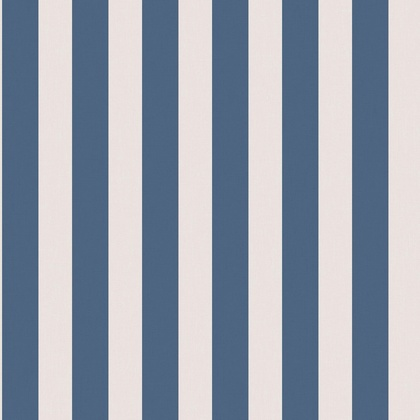
%> input picture rayure.jpg, 420 x 420 px, shrunk from 1110 x 1110 before the run
$ octave periodeDetection.m   (GNU Octave 9; MATLAB toolbox functions it lacks are replaced by stand-ins)
%> lines starting %> are read from the running program, lines starting %| are printed output that depends on the picture; in (x1, y1, x2, y2) boxes, pixels count from 0 and x2, y2 are one past the last pixel; in counts of white or black regions, pixels touching at a corner belong together; the program's own positions count from 1
### transposeMorpho.m
function Xt = transposeMorpho(X)
	Xt = flipud(fliplr(X));
endfunction

### myErode.m
function Xb = myErode(X,b)
bt = transposeMorpho(b);
Xb = minkowskiSub(X,bt);
endfunction

### minkowskiSub.m
function Xb = minkowskiSub(X,b)
	L = size(X,1);
	C = size(X,2);
	lb = size(b,1);
	cb = size(b,2);
	Xb = logical(zeros(L+lb,C+cb));
	tmp = logical(zeros(L+lb,C+cb));
	condFirst = true;
	for i=1:lb
		for j=1:cb
			if(b(i,j)==1)
				if(condFirst)
					Xb(i:i+L-1,j:j+C-1) = X;
					condFirst = false;
				else
					tmp(i:i+L-1,j:j+C-1) = X;
					Xb = and(Xb,tmp);
					tmp(:) = 0;
				endif
			endif
		endfor
	endfor
	Xb = Xb((floor(lb/2)+1):(L+floor(lb/2)),(floor(cb/2)+1):(C+floor(cb/2)));
endfunction

### covarianceMorpho.m
function y = covarianceMorpho(X,n)
	b = [1 zeros(1,n) 1];
	Eb = myErode(X,b);
	%imshow(double(Eb))
	y = sum(double(Eb(:)))/sum(double(X(:)));
endfunction

### periodeDetection.m
clc
clear all
close all


%dilatation liee a la carte de distance
rayure = imread('rayure.jpg');
%> rayure is the input picture: size 420x420x3 uint8; mean R, G, B 152.7, 160.7, 174

rayure = rgb2gray(rayure)/255.0;
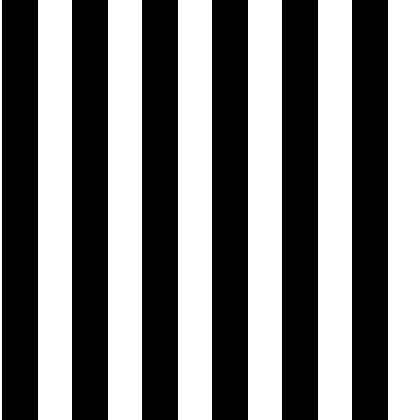
%> rayure: size 420x420 uint8; values 0 (black) and 1 (white), 48.6% white; 7 white regions, largest, box (x1, y1, x2, y2) and area: (38, 0, 72, 420) 14280, (108, 0, 142, 420) 14280, (178, 0, 212, 420) 14280
rayure = rayure>mean(rayure(:));
rayure = rayure(1:4:end,1:4:end);
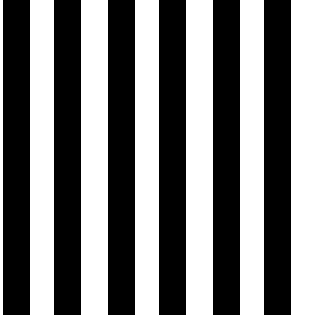
%> rayure: size 105x105 logical (shown 3 times larger); 48.6% white; 7 white regions, largest, box (x1, y1, x2, y2) and area: (27, 0, 36, 105) 945, (62, 0, 71, 105) 945, (10, 0, 18, 105) 840

y = [];
for n=0:size(rayure,2)
	y = [y covarianceMorpho(rayure,n)];
end
%> this loop made 106 passes
%> y on passes 1 to 11: 0.863, [0.863 0.745], [0.863 0.745 0.627], [0.863 0.745 0.627 0.51], [0.863 0.745 0.627 0.51 0.392], [0.863 0.745 0.627 0.51 0.392 0.275], [0.863 0.745 0.627 0.51 0.392 0.275 0.157], [0.863 0.745 0.627 0.51 0.392 0.275 0.157 0.0392], [0.863 0.745 0.627 0.51 0.392 0.275 0.157 0.0392 0], [0.863 0.745 0.627 0.51 0.392 0.275 0.157 0.0392 0 0.118], 0.216
%> pass 1, in myErode, `Xb = minkowskiSub(X,bt);`:
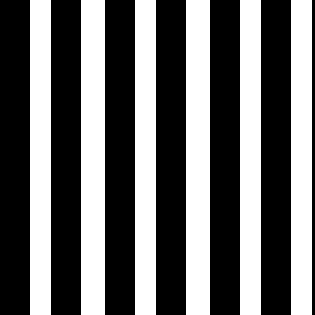
%> Xb: size 105x105 logical (shown 3 times larger); 41.9% white; 6 white regions, box (x1, y1, x2, y2) and area: (27, 0, 35, 105) 840, (62, 0, 70, 105) 840, (10, 0, 17, 105) 735, (45, 0, 52, 105) 735, (80, 0, 87, 105) 735, (97, 0, 104, 105) 735
%> pass 2, in myErode (call 2), `Xb = minkowskiSub(X,bt);`:
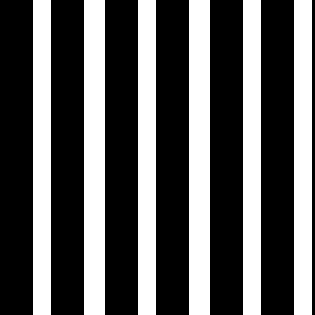
%> Xb: size 105x105 logical (shown 3 times larger); 36.2% white; 6 white regions, box (x1, y1, x2, y2) and area: (28, 0, 35, 105) 735, (63, 0, 70, 105) 735, (11, 0, 17, 105) 630, (46, 0, 52, 105) 630, (81, 0, 87, 105) 630, (98, 0, 104, 105) 630
%> pass 3, in myErode (call 3), `Xb = minkowskiSub(X,bt);`:
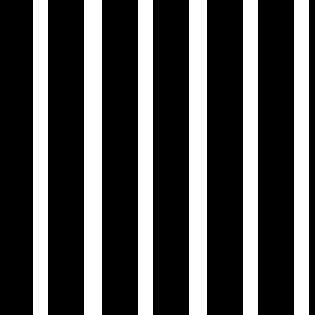
%> Xb: size 105x105 logical (shown 3 times larger); 30.5% white; 6 white regions, box (x1, y1, x2, y2) and area: (28, 0, 34, 105) 630, (63, 0, 69, 105) 630, (11, 0, 16, 105) 525, (46, 0, 51, 105) 525, (81, 0, 86, 105) 525, (98, 0, 103, 105) 525
%> after the loop, y = 106 values, max 0.863 at index 1, min 0 at index 9, mean 0.236

figure(1)
subplot(121)
imshow(double(rayure))
title('Motif original')
subplot(122)
plot(y,'linewidth',4)
xlabel('n : distance les deux points')
title('fonction de correlation') % entre le motif original et son erosion par une pair de point
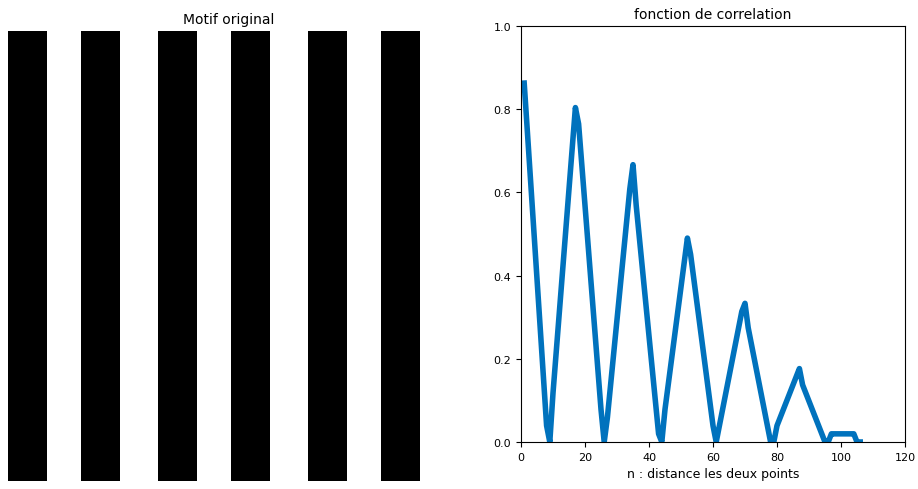
%> figure redrawn from the program's plot data, 2 panels

print('-dtex','data/tex/periode.tex')
